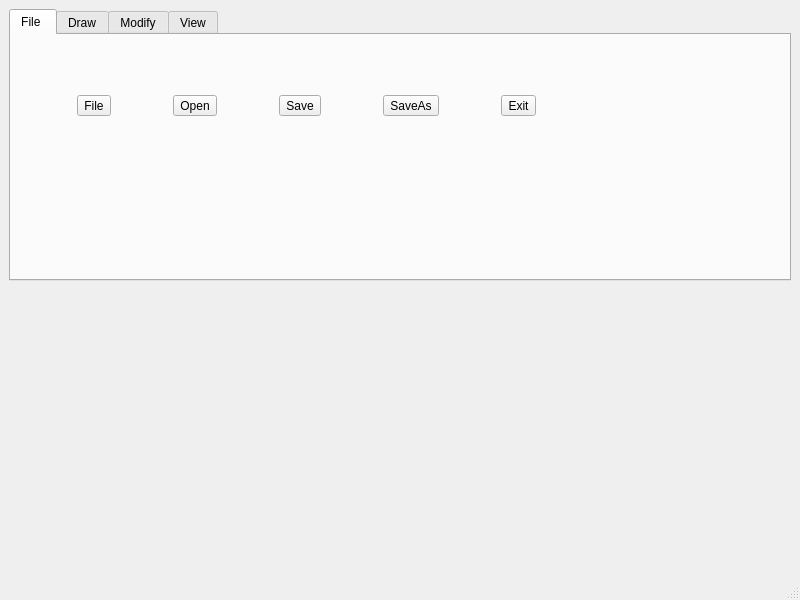
<?xml version="1.0" encoding="UTF-8"?>
<ui version="4.0">
 <class>MainWindow</class>
 <widget class="QMainWindow" name="MainWindow">
  <property name="geometry">
   <rect>
    <x>0</x>
    <y>0</y>
    <width>800</width>
    <height>600</height>
   </rect>
  </property>
  <property name="windowTitle">
   <string>MainWindow</string>
  </property>
  <widget class="QWidget" name="centralwidget">
   <layout class="QVBoxLayout" name="verticalLayout">
    <item>
     <widget class="QTabWidget" name="tabWidget">
      <property name="currentIndex">
       <number>0</number>
      </property>
      <widget class="QWidget" name="FileTab">
       <attribute name="title">
        <string>File </string>
       </attribute>
       <widget class="QWidget" name="horizontalLayoutWidget">
        <property name="geometry">
         <rect>
          <x>10</x>
          <y>10</y>
          <width>571</width>
          <height>121</height>
         </rect>
        </property>
        <layout class="QHBoxLayout" name="FileHLayout">
         <item>
          <widget class="QToolButton" name="NewTB">
           <property name="text">
            <string>File</string>
           </property>
           <property name="toolButtonStyle">
            <enum>Qt::ToolButtonTextUnderIcon</enum>
           </property>
          </widget>
         </item>
         <item>
          <widget class="QToolButton" name="OpenTB">
           <property name="text">
            <string>Open</string>
           </property>
           <property name="toolButtonStyle">
            <enum>Qt::ToolButtonTextUnderIcon</enum>
           </property>
          </widget>
         </item>
         <item>
          <widget class="QToolButton" name="SaveTB">
           <property name="text">
            <string>Save</string>
           </property>
           <property name="toolButtonStyle">
            <enum>Qt::ToolButtonTextUnderIcon</enum>
           </property>
          </widget>
         </item>
         <item>
          <widget class="QToolButton" name="SaveAsTB">
           <property name="text">
            <string>SaveAs</string>
           </property>
           <property name="toolButtonStyle">
            <enum>Qt::ToolButtonTextUnderIcon</enum>
           </property>
          </widget>
         </item>
         <item>
          <widget class="QToolButton" name="ExitTB">
           <property name="text">
            <string>Exit</string>
           </property>
           <property name="toolButtonStyle">
            <enum>Qt::ToolButtonTextUnderIcon</enum>
           </property>
          </widget>
         </item>
        </layout>
       </widget>
      </widget>
      <widget class="QWidget" name="DrawTab">
       <attribute name="title">
        <string>Draw</string>
       </attribute>
      </widget>
      <widget class="QWidget" name="ModifyTab">
       <attribute name="title">
        <string>Modify</string>
       </attribute>
      </widget>
      <widget class="QWidget" name="ViewTab">
       <attribute name="title">
        <string>View</string>
       </attribute>
      </widget>
     </widget>
    </item>
    <item>
     <spacer name="verticalSpacer">
      <property name="orientation">
       <enum>Qt::Vertical</enum>
      </property>
      <property name="sizeHint" stdset="0">
       <size>
        <width>20</width>
        <height>288</height>
       </size>
      </property>
     </spacer>
    </item>
   </layout>
  </widget>
  <widget class="QMenuBar" name="menubar">
   <property name="geometry">
    <rect>
     <x>0</x>
     <y>0</y>
     <width>800</width>
     <height>25</height>
    </rect>
   </property>
  </widget>
  <widget class="QStatusBar" name="statusbar"/>
  <action name="actionNew">
   <property name="icon">
    <iconset resource="res.qrc">
     <normaloff>:/icon/icons/New file.png</normaloff>:/icon/icons/New file.png</iconset>
   </property>
   <property name="text">
    <string>New</string>
   </property>
   <property name="toolTip">
    <string>New</string>
   </property>
   <property name="menuRole">
    <enum>QAction::NoRole</enum>
   </property>
  </action>
  <action name="actionOpen">
   <property name="icon">
    <iconset resource="res.qrc">
     <normaloff>:/icon/icons/Open.png</normaloff>:/icon/icons/Open.png</iconset>
   </property>
   <property name="text">
    <string>Open</string>
   </property>
   <property name="menuRole">
    <enum>QAction::NoRole</enum>
   </property>
  </action>
  <action name="actionSave">
   <property name="icon">
    <iconset resource="res.qrc">
     <normaloff>:/icon/icons/Save.png</normaloff>:/icon/icons/Save.png</iconset>
   </property>
   <property name="text">
    <string>Save</string>
   </property>
   <property name="menuRole">
    <enum>QAction::NoRole</enum>
   </property>
  </action>
  <action name="actionSaveAs">
   <property name="icon">
    <iconset resource="res.qrc">
     <normaloff>:/icon/icons/Save as.png</normaloff>:/icon/icons/Save as.png</iconset>
   </property>
   <property name="text">
    <string>SaveAs</string>
   </property>
   <property name="menuRole">
    <enum>QAction::NoRole</enum>
   </property>
  </action>
  <action name="actionExit">
   <property name="icon">
    <iconset resource="res.qrc">
     <normaloff>:/icon/icons/Exit.png</normaloff>:/icon/icons/Exit.png</iconset>
   </property>
   <property name="text">
    <string>Exit</string>
   </property>
   <property name="menuRole">
    <enum>QAction::NoRole</enum>
   </property>
  </action>
 </widget>
 <resources>
  <include location="res.qrc"/>
 </resources>
 <connections/>
</ui>
